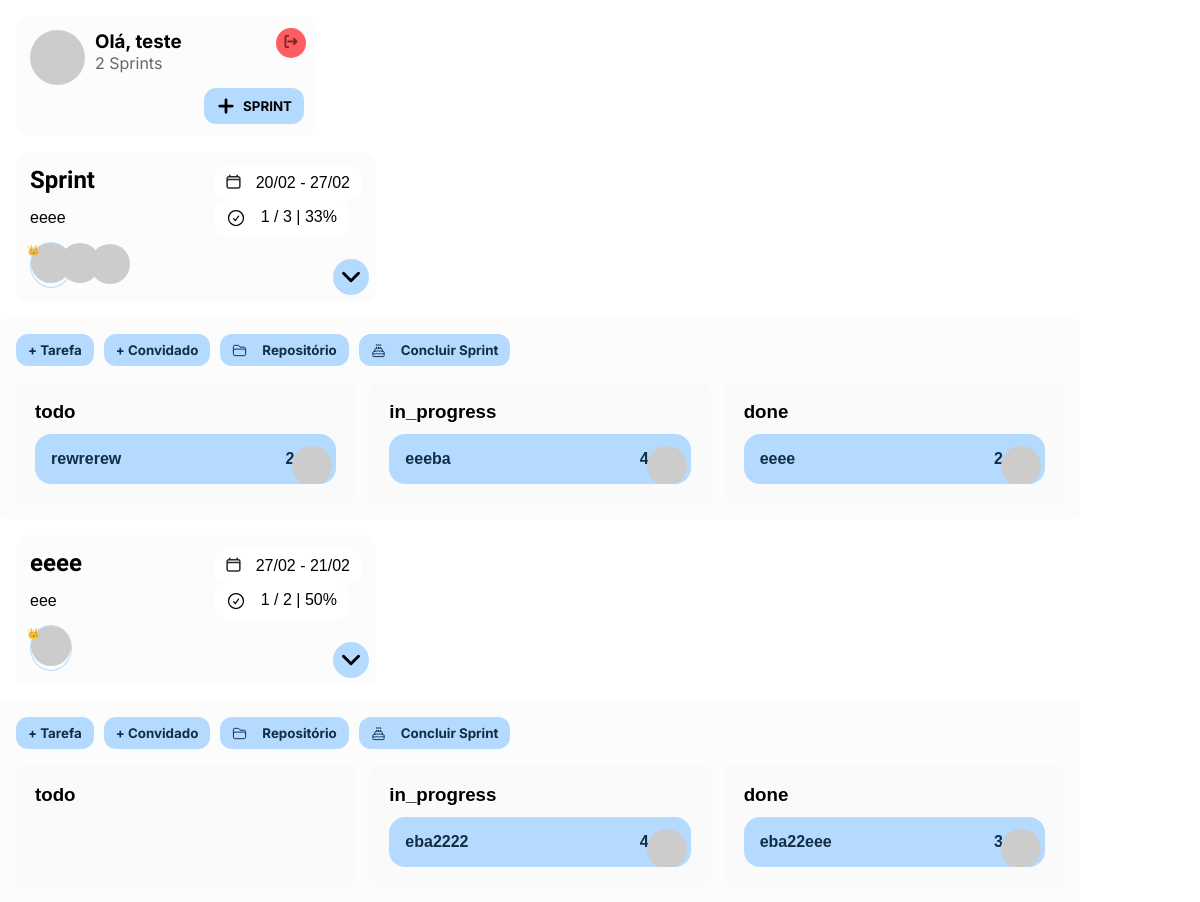
The app's page / (signed in), older data.
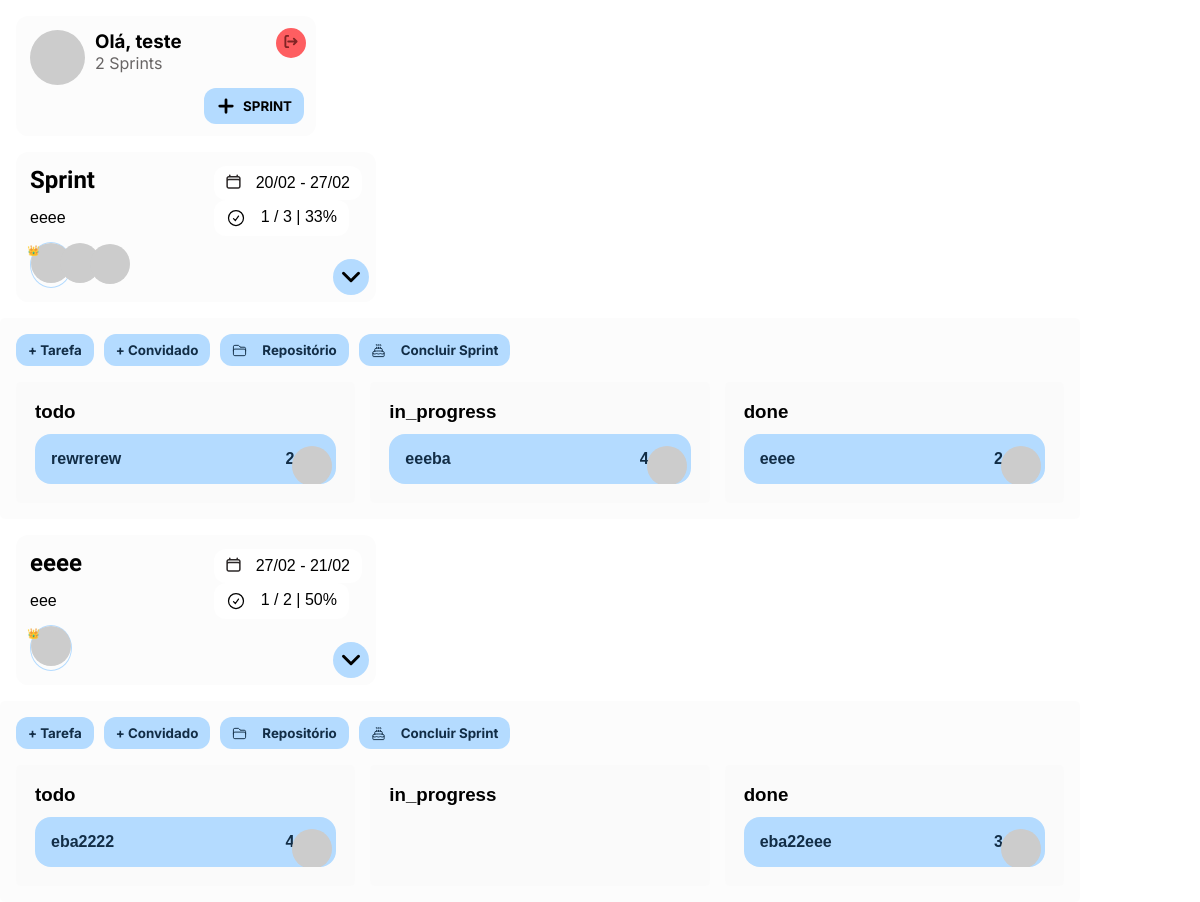
The same page, newer data.
### sprinter_app/models.py (models this page shows, shortened)
class Sprint(models.Model):
    name = models.CharField(max_length=100)
    description = models.CharField(max_length=500, default="")
    start_date = models.DateField()
    end_date = models.DateField()
    created_by = models.ForeignKey(User, on_delete=models.CASCADE, related_name="sprints")
    users = models.ManyToManyField(User, related_name="participating_sprints", blank=True)
    created_at = models.DateTimeField(auto_now_add=True)

class Task(models.Model):
    STATUS_CHOICES = [
        ('todo', 'TODO'),
        ('in_progress', 'In Progress'),
        ('done', 'Done'),
    ]
    sprint = models.ForeignKey(Sprint, on_delete=models.CASCADE, related_name="tasks")
    name = models.CharField(max_length=200)
    description = models.TextField(blank=True)
    status = models.CharField(max_length=20, choices=STATUS_CHOICES, default='TODO')
    assigned_to = models.ForeignKey(User, on_delete=models.SET_NULL, null=True, blank=True, related_name="tasks")
    created_at = models.DateTimeField(auto_now_add=True)
    updated_at = models.DateTimeField(auto_now=True)
    storyPoints = models.IntegerField(default=1)

### sprinter_app/views.py (the view)
# urls.py: path('', views.mainPage, name='mainPage'),
def mainPage(request):
    if not request.user.is_authenticated:
        return redirect('account_login')
    user = request.user
    sprints = Sprint.objects.filter(Q(created_by=user) | Q(users=user)).distinct()
    sprint_list = []
    for sprint in sprints:
        users_info = []
        creator_info = None
        for participant in sprint.users.all():
            photo_url = get_user_photo(participant.email)
            participant_info = {
                'username': participant.username,
                'first_name': participant.first_name,
                'last_name': participant.last_name,
                'email': participant.email,
                'photo': photo_url,
                'initials': participant.first_name[0] + participant.last_name[0] if participant.first_name and participant.last_name else '',
                'isCreator': participant.email == sprint.created_by.email
            }
            print(sprint.name)
            print(participant_info)
            if participant.email == sprint.created_by.email:
                creator_info = participant_info
            else:
                users_info.append(participant_info)
        if creator_info:
            users_info.insert(0, creator_info)
        tasks = sprint.tasks.all()
        tasks_done = sprint.tasks.filter(status="done")
        task_list = []
        for task in tasks:
            responsible = {
                'email': task.assigned_to.email,
                'name': task.assigned_to.first_name,
                'picture': get_user_photo(task.assigned_to.email),
            }
            task_list.append({
                'id': task.id,
                'name': task.name,
                'status': task.status,
                'responsible': responsible,
                'storyPoints': task.storyPoints
            })
        if len(task_list) > 0:
            percentage_done = (len(tasks_done) / len(task_list)) * 100
            percentage_done = round(percentage_done)
        else:
            percentage_done = 0
        stats = {
            'percentageDone': percentage_done,
            'tasksQuantity': len(task_list),
            'doneTasksQuantity': len(tasks_done)
        }
        sprint_list.append({
            'id': sprint.id,
            'name': sprint.name,
            'start_date': sprint.start_date.strftime("%d/%m"),
            'end_date': sprint.end_date.strftime("%d/%m"),
            'created_by': sprint.created_by.username,
            'users': users_info,
            'tasks': task_list,
            'stats': stats,
            'description': sprint.description
        })
    context = {
        'is_authenticated': True,
        'username': user.get_short_name(),
        'email': user.email,
        'userPicture': get_user_photo(user.email),
        'sprints': sprint_list,
        'quantitySprints': len(sprint_list),
    }
    return render(request, 'mainPage.html', context)

### sprinter_app/templatetags/custom_filters.py (called while the page is built)
@register.filter
def multiply(value, arg):
    return value * arg

### sprinter_app/views.py (called while the page is built)
def get_user_photo(email):
    user_obj = User.objects.get(email=email)
    social_account = user_obj.socialaccount_set.first()
    if social_account:
        google_data = social_account.extra_data
        initials_avatar_url = f"https://robohash.org/{user_obj.email}"
        picture_url = google_data.get(initials_avatar_url, initials_avatar_url)
        return picture_url
    else:
        print("Este usuário não possui conta social associada.")

### sprinter_app/templates/mainPage.html (shortened to what this page needs)
{% load static %}
<!DOCTYPE html>
<html lang="en">
<head>
</head>
<body>
    {% load socialaccount %}
    {% if is_authenticated %}
        <article class="userCard">
        {% if userPicture %}
            <img class="userImg" src="{{ userPicture }}" alt="Profile Picture" style="transform:scaleX(-1)">
        {% endif %}
        <div>
            <h3 class="userCard__salutation">Olá, {{ username }}</h3>
            <p class="userCard__description"> {{quantitySprints}} Sprints</p>
            <form action="{% url 'account_logout' %}" method="post">
                <button style="transform: scaleX(-1);" class="logout-btn" type="submit">
                    <svg class="logout-btn__icon" xmlns="http://www.w3.org/2000/svg" fill="none" viewBox="0 0 24 24"  stroke="currentColor" class="size-6">
                        <path stroke-linecap="round" stroke-linejoin="round" d="M3 16.5v2.25A2.25 2.25 0 0 0 5.25 21h13.5A2.25 2.25 0 0 0 21 18.75V16.5m-13.5-9L12 3m0 0 4.5 4.5M12 3v13.5" />
                      </svg>
                </button>
            </form>
            <button class="addSprintBtn" onclick="document.querySelector('.popup').classList.add('visible')">
                <svg class="addSprintBtn__icon" xmlns="http://www.w3.org/2000/svg" fill="none" viewBox="0 0 24 24" stroke-width="1.5" stroke="currentColor" class="size-6">
                    <path stroke-linecap="round" stroke-linejoin="round" d="M12 4.5v15m7.5-7.5h-15" />
                  </svg>
                SPRINT
            </button>
        </div>
    </article>
    {% else %}
        <h1>Seja bem-vindo!</h1>
        <a href="{% provider_login_url 'google' %}">Login with Google</a>
    {% endif %}
    {% if is_authenticated %}
    {% for sprint in sprints %}
<div class="sprint-info" id="b-{{sprint.id}}">
    <div class="sprint-info__mainInfo">
        <h2 class="sprint-info__title">{{ sprint.name }}</h2>
        <p>{{sprint.description}}</p>
        {% load custom_filters %}
<section class="sprint-info__guestsPicturesWrapper" style="position: relative; width: 40px; height: 40px;">
    {% for participant in sprint.users %}
        <span  class="{% if participant.isCreator %}creator{% endif %}" style="position: absolute; top: 0; left: 0; transform: translateX({{ forloop.counter0|multiply:30 }}px) translateY({{ forloop.counter0|multiply:1 }}px);">
      <img
        src="{{ participant.photo }}"
        alt="{{ participant.first_name }}"
        style="width:40px;height:40px;border-radius:50%;transform: scaleX(-1);"
      >
    </span>
  {% endfor %}
</section>
    </div>
        <div class="sprint-info__details">
            <div class="sprint-info__schedule">
                    <p>
                        {{ sprint.start_date }} -  {{ sprint.end_date }}
                    </p>
            </div>
            <div class="sprint-info__stat">
                <svg xmlns="http://www.w3.org/2000/svg" fill="none" viewBox="0 0 24 24" stroke-width="1.5" stroke="currentColor" class="size-6">
                    <path stroke-linecap="round" stroke-linejoin="round" d="M9 12.75 11.25 15 15 9.75M21 12a9 9 0 1 1-18 0 9 9 0 0 1 18 0Z" />
                </svg>
                <p>
                    {{ sprint.stats.doneTasksQuantity}} / {{ sprint.stats.tasksQuantity}} |
                    {{ sprint.stats.percentageDone}}%
                </p>
        </div>
        <div data-id="{{sprint.id}}" class="sprint-info__dropdownWrapper active">
            <svg data-id="{{sprint.id}}" xmlns="http://www.w3.org/2000/svg" fill="none" viewBox="0 0 24 24" stroke-width="1.5" stroke="currentColor" class="size-6">
                <path stroke-linecap="round" stroke-linejoin="round" d="m19.5 8.25-7.5 7.5-7.5-7.5" />
              </svg>
        </div>
    </div>
</div>
<div class="board" id="b-{{sprint.id}}">
    <div class="sprint-info__actionsBtns">
        <button class="actionBtns__btn" onclick="document.querySelector('#popupAdd-{{ sprint.id }}').classList.add('visible')">+ Tarefa</button>
        <button class="actionBtns__btn" onclick="document.querySelector('#popupAddGuest-{{ sprint.id }}').classList.add('visible')">+ Convidado</button>
        <button class="actionBtns__btn" onclick="document.querySelector('#popupAddGuest-{{ sprint.id }}').classList.add('visible')">
            Repositório
        </button>
        <button class="actionBtns__btn" onclick="document.querySelector('#popupFinishSprint-{{ sprint.id }}').classList.add('visible')">
            Concluir Sprint
        </button>
    </div>
    <div class="board-sections">
        <section data-section="todo" class="sectionDroppable">
            <h3>todo</h3>
            {% for task in sprint.tasks %}
                {% if task.status == 'todo' %}
                    <div class="board-sections__taskCard card" draggable="true" class="card" id="{{ task.id }}">
                        <p>
                            {{ task.name }}
                        </p>
                        <div class="responsibleInfo" >
                                <div class="storyPoints" style="padding-right: 26px;">
                                    {{task.storyPoints}}
                                </div>
                                <img src="{{task.responsible.picture}}" alt="" style="width:40px;height:40px;border-radius:50%;transform: scaleX(-1); position: absolute; bottom: -18px; right:-12px">
                        </div>
                    </div>
                {% endif %}
            {% endfor %}
        </section>
        <section data-section="in-progress" class="sectionDroppable">
            <h3>in_progress</h3>
            {% for task in sprint.tasks %}
                {% if task.status == 'in_progress' %}
                <div class="board-sections__taskCard card"  draggable="true" class="card" id="{{ task.id }}">
                    <p>
                        {{ task.name }}
                    </p>
                    <div class="responsibleInfo" >
                        <div class="storyPoints" style="padding-right: 26px;">
                            {{task.storyPoints}}
                        </div>
                        <img src="{{task.responsible.picture}}" alt="" style="width:40px;height:40px;border-radius:50%;transform: scaleX(-1); position: absolute; bottom: -18px; right:-12px">
                </div>
                </div>
                {% endif %}
            {% endfor %}
        </section>
        <section data-section="done" class="sectionDroppable">
            <h3>done</h3>
            {% for task in sprint.tasks %}
                {% if task.status == 'done' %}
                <div class="board-sections__taskCard card confettiTarget"" draggable="true" class="card" id="{{ task.id }}">
                    <p>
                        {{ task.name }}
                    </p>
                    <div class="responsibleInfo" >
                        <div class="storyPoints" style="padding-right: 26px;">
                            {{task.storyPoints}}
                        </div>
                        <img src="{{task.responsible.picture}}" alt="" style="width:40px;height:40px;border-radius:50%;transform: scaleX(-1); position: absolute; bottom: -18px; right:-12px">
                </div>
                </div>
                {% endif %}
            {% endfor %}
        </section>
    </div>
</div>
{% endfor %}
{% endif %}
</body>
</html>
    {% load socialaccount %}

### sprinter_app/templates/mainPage.html (style rules this page uses)
* { box-sizing: border-box; margin: 0; padding: 0; }
:root { --grey-light: #f6f6f654; --grey-light-darker: #fcfcfc; --blue-dark:#122D46; --blue-light:#B4DBFF; --red-light:#FE5E61; --red-darker:#812424; --text-color-grey:#686565; }
body { font-family: Arial, sans-serif; }
.board { width: 90%; background-color: var(--grey-light); padding: 1em; border-radius: 5px; display: none; gap: 1em; flex-direction: column; }
.board section { flex: 1; padding: 1em; border-radius: 5px; display: flex; flex-direction: column; gap: 0.7em; overflow-y: auto; transition: border-color 0.2s ease; background-color: rgba(240, 240, 240, 0.22); border: 3px solid transparent; }
.userImg { width: 55px; height: 55px; border-radius: 100%; }
.userCard { display:flex; flex-direction: row; gap: 10px; margin: 16px; background-color: var(--grey-light); width: fit-content; min-width: 300px; padding: 14px; border-radius: 12px; position: relative; height: 120px; }
.userCard__salutation { font-family: Inter,'Segoe UI', Tahoma, Geneva, Verdana, sans-serif; font-weight: bold; }
.userCard__description { font-family: Inter,'Segoe UI', Tahoma, Geneva, Verdana, sans-serif; color: var(--text-color-grey); }
.board-sections { display: flex; flex-direction: row; gap: 15px; }
.logout-btn { background-color: var(--red-light); color: var(--red-darker); outline: 0; padding: 5px; border-radius: 100%; border: 0; cursor: pointer; margin-top: 12px; position: absolute; top: 0; right: 10px; padding: 6px; }
.logout-btn__icon { width: 18px; height: 15px; transform: rotate(270deg); stroke-width: 3px; }
.addSprintBtn { width: 100px; display: flex; justify-content: space-between ; align-items: center; background-color: var(--blue-light); padding: 8px 12px; border-radius: 12px; font-family: Inter; font-weight: bold; bottom: 12px; margin-top: 15px; right:12px; transition: all 100ms linear; position: absolute; }
.addSprintBtn__icon { width: 20px; height: 20px; stroke-width: 3.3px; }
button { outline: 0; border: 0; }
.sprint-info { display:flex; flex-direction: row; gap: 10px; margin: 16px; background-color: var(--grey-light); width: fit-content; padding: 14px; border-radius: 12px; position: relative; width: 30%; padding-bottom: 20px; }
.sprint-info__schedule, .sprint-info__stat { display: flex; flex-direction: row; justify-content: space-between; gap: 15px; padding: 8px 12px; border-radius: 12px; background-color: #fff; width: fit-content }
.sprint-info__stat svg { width: 20px; height: 20px; }
.sprint-info__actionsBtns { display: flex; flex-direction: row; gap: 10px; }
.sprint-info__actionsBtns button, .addTaskBtn { width: fit-content; display: flex; justify-content: space-between ; align-items: center; gap: 15px; background-color: var(--blue-light); color: var(--blue-dark); padding: 8px 12px; border-radius: 12px; font-family: Inter; font-weight: bold; transition: all 100ms linear; }
.sprint-info__actionsBtns svg { width: 15px; height: 15px; }
.sprint-info__title { font-family: Sora, 'Segoe UI', Tahoma, Geneva, Verdana, sans-serif; }
.sprint-info__mainInfo { flex: 1; display: flex; flex-direction: column; gap: 15px; }
.sprint-info__guestsPicturesWrapper { width: fit-content; height: 50px }
.sprint-info__dropdownWrapper { position: absolute; bottom: 7px; right: 7px; padding: 6px; background-color: var(--blue-light); border-radius: 100%; display: flex; justify-content: center; align-items: center; cursor: pointer; }
.sprint-info__dropdownWrapper svg { width: 24px; height: 24px; stroke-width: 3px; pointer-events: none; transition: all 150ms linear; }
.responsibleInfo { display: flex; flex-direction: row; justify-content: center; align-items: center; position: relative; }
.board-sections__taskCard { display: flex; flex-direction: row; justify-content: space-between; align-items: center; background-color: var(--blue-light); color: var(--blue-dark); font-weight: bold; padding: 1em; border-radius: 16px; cursor: grab; text-align: left; overflow: hidden; }
.board-sections__taskCard p { flex: 1 }
.creator { position: relative; border: 1px solid var(--blue-light); border-radius: 100%; }
.creator::after { content: "👑"; position: absolute; top: 0; left: -5px; font-size: 20px; z-index: 1; width: 5px; height: 5px; transform: scale(0.5); }

Row changes from the older to the newer data that the page shows:
changed Task "eba2222": status "in_progress" → "todo" (drawn)
Text that changed along with them:
list line gone: "eba2222"
new list line: "eba2222"
list line gone: "4"
new list line: "4"
